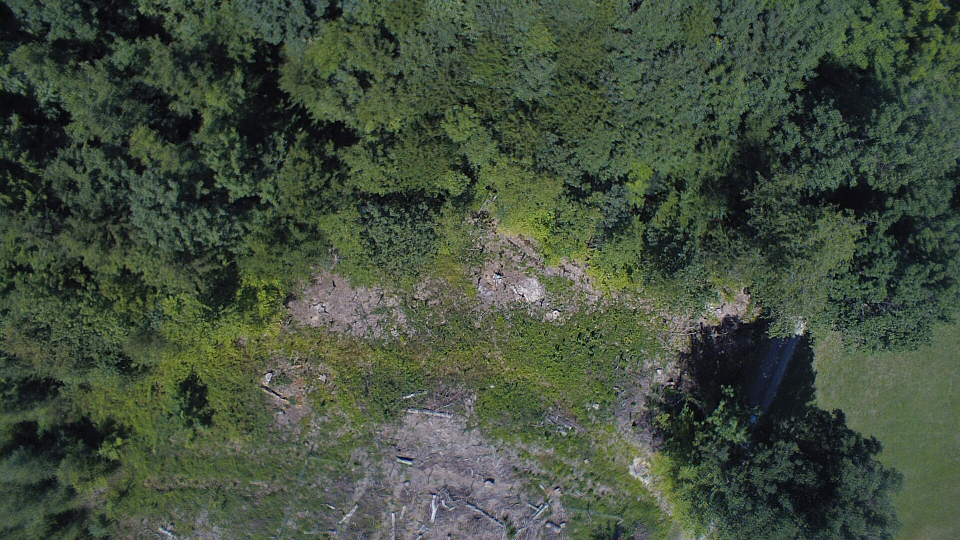
#> input picture Bilder/Eingabebilder/Bilder 16-07-22/Flugroute 2/YUN00002.jpg, 1920 x 1080 px, found by its file name (shown at 1/2 size)
$ python skript1_hsv.py
#> lines starting #> are read from the running program, lines starting #| are printed output that depends on the picture; long printed decimals are rounded
#> further down, im is the input picture: PIL image 1920x1080 RGB; mean R, G, B 66.6, 78.5, 61.5
### Programme/hilfsfunktionen.py
# Funktionen, die in verschiedenen Skripten an mehreren Stellen benötigt werden und daher in eine Extra-.Datei ausgelagert wurden

from PIL import Image
import numpy as np
import math

def rgb_to_hsv(r,g,b):
    #r, g, b: numpy-Arrays, die jeweils die R, G, B Werte von len(r) Farbtripeln enthalten
    #Gibt die np-Arrays h, s, v zurück, die díe berechneten H, S, V Werte der RGB-Farbtripel enthalten
    #Quelle für die Umrechnungsformel RGB -> HSV: https://www.rapidtables.com/convert/color/rgb-to-hsv.html
    r = r / 255.0
    g = g / 255.0
    b = b / 255.0

    max_value = np.maximum(r, np.maximum(g, b))
    min_value = np.minimum(r, np.minimum(g, b))
    dif = max_value-min_value

    h = np.zeros(r.shape)
    s = np.zeros(r.shape)
    v = np.zeros(r.shape)

    for i in range(len(r)):
        # h berechnen
        if max_value[i] == min_value[i]:
            pass #In diesem Fall ist h = 0. h auf 0 initialisiert
        elif max_value[i] == r[i]:
            h[i] = (60 * ((g[i]-b[i])/dif[i]) + 360) % 360
        elif max_value[i] == g[i]:
            h[i] = (60 * ((b[i]-r[i])/dif[i]) + 120) % 360
        elif max_value[i] == b[i]:
            h[i] = (60 * ((r[i]-g[i])/dif[i]) + 240) % 360

        # s berechnen
        if max_value[i] == 0:
            pass #s auf 0 initialisiert
        else:
            s[i] = (dif[i]/max_value[i])*100

        # v berechnen
        v[i] = max_value[i]*100

    return h, s, v

def scale_image(im: Image, new_width : int):
    # im: Bild, das skaliert werden soll
    # new_width: Breite des Ausgabebildes. Wenn die Höhe des Ausgabebilds größer ist als die Breite, wird stattdessen die Höhe skaliert
    # GIbt das skalierte Image-Objekt zurück
#> called with new_width = 1080
    if im.size[1] < im.size[0]:
        im = im.resize((new_width, round((new_width/im.size[0])*im.size[1])), resample=Image.BOX)
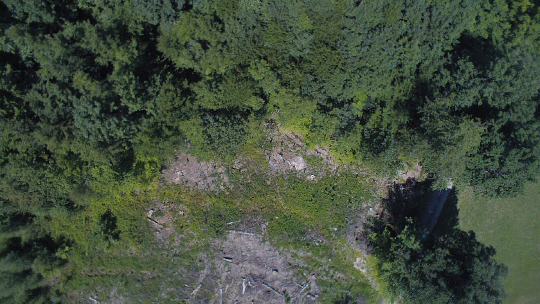
#> im: PIL image 1080x608 RGB (shown at 1/2 size); mean R, G, B 67, 78.9, 61.9
        return im
    else:
        return im.resize((round((new_width/im.size[1])*im.size[0]), new_width), resample=Image.BOX)

# [5 lines left out: function scale_image_based_on_width, not called in this run]


def mark_area(pix, pixel_indices):
    # pix: Die Pixel eines Bildes als np array, flattened (zweidimensional)
    # pixel_indicies: Die Indices der Pixel, die weiß eingefärbt werden sollen
    # Gibt ein weiß eingefärbtes Bild als zweidimensionalen np array zurück
    pix = np.array(pix)
    pix_flattened = pix.reshape(pix.shape[0]*pix.shape[1], -1)
    print(pix_flattened)
    pix_flattened[pixel_indices] = np.array([255,255,255])
    return pix_flattened.reshape(pix.shape[0], pix.shape[1], 3)

# [40 lines left out: functions distance, crop_luftbild_to_waermebild, merge_luftbild_waermebild, not called in this run]

### Programme/skript1_hsv.py
# Dient zur Auswertung von Luftbildern
# Vom Skript ermittelte Parameter: Grünanteil und Braunanteil
# Funktionsweise: Filter Pixel, bei denen das HSV-Farbtripel in einem von mehreren festgelegten Bereichen liegen
# Parameter: Dateipfad vom Luftbild und HSV-Farbbereiche (h_bereiche, s_bereiche, v_bereiche)

from PIL import Image
import numpy as np
import json
import matplotlib.pyplot as plt
import matplotlib.image as mpimg
import hilfsfunktionen
#Image.MAX_IMAGE_PIXELS = None # Ermöglicht das Einlesen größerer Bilder. Zeile nur aktivieren, wenn nötig

# Parameter
path_luftbild = "Bilder/Eingabebilder/Bilder 16-07-22/Flugroute 2/YUN00002.jpg" #Hier ist der Dateipfad zum Luftbild anzugeben, das ausgewertet werden soll
farbe = "grün" #Auszuwertender Farbanteil ("grün" oder "braun")
if farbe == "grün":
    # Grüne Farbbereiche:
    h_bereiche = [(60,180),(180,300)]
    s_bereiche = [(10,100),(1,25)]
    v_bereiche = [(0,100),(0,20)]
elif farbe == "braun":
    # Braune Farbbereiche:
    h_bereiche = [(0,60),(300,360)]
    s_bereiche = [(8,100),(8,100)]
    v_bereiche = [(0,100),(0,100)]
assert farbe == "grün" or farbe == "braun"

def parse_image(im, *, new_size):
    """
    Bild einlesen und verarbeiten

    Args:
        im (Image): Zu verarbeitendes Bild
        new_size (int): Gibt die Breite an, auf die das Bild vor der Auswertung skaliert werden soll
    """
    global pix
    global pixel_count

    im = hilfsfunktionen.scale_image(im, new_size)
    pix = np.array(im) #Image-Objekt in 3-dimensionalen np Array umwandeln

    if pix.shape[2] == 4:
        # Wenn das Bild Farbwerte im RGBA-Format hat, dann werden die A-Werte (Transparenz) gelöscht
        pix = np.delete(pix, 3, axis=2)
    if pix.shape[2] < 3:
        # Das Bild ist Schwarz-Weiß
        print("Fehler: Luftbild nicht farbig")
        exit()

    r, g, b = pix[:,:,0].flatten(), pix[:,:,1].flatten(), pix[:,:,2].flatten() #Erzeugen von eindimensionalen np Arrays mit den R, G, B Werten aller Pixel
    h, s, v = hilfsfunktionen.rgb_to_hsv(r, g, b) # Konvertieren nach HSV
    pixel_count = len(h) # Pixelanzahl speichern
#> pixel_count = 656640
    return h, s, v

def filter_pixels(im, h_bereiche, s_bereiche, v_bereiche, *, new_size=1080):
    """
    Filtert alle Pixel heraus, bei denen die HSV-Werte in einem der Farbbereiche liegen
    Diese Funktion kann auch von anderen Skripten importiert und ausgeführt werden

    Args:
        im (Image): Das Bild, für das alle Indices zurückgegeben werden sollen
        h_bereiche (list), s_bereiche (list) und v_bereiche (list): Definieren die zu filternden Farbbereiche
        new_size (int): Gibt die Breite an, auf die das Bild vor der Auswertung skaliert werden soll (standardmäßig 1080 Pixel)
    Returns:
        np.array: Indices aller Pixel, die in einem der Farbbereiche liegen liegen
        np.array: Das Eingabebild als dreidimensionales numpy array
    """

    h, s, v = parse_image(im, new_size=new_size)

    indices_aller_farbbereiche = []
    for bereich in range(len(h_bereiche)):
        index_hbereich = np.intersect1d(np.where(h >= h_bereiche[bereich][0])[0], np.where(h <= h_bereiche[bereich][1])[0])
        index_sbereich = np.intersect1d(np.where(s >= s_bereiche[bereich][0])[0], np.where(s <= s_bereiche[bereich][1])[0])
        index_vbereich = np.intersect1d(np.where(v >= v_bereiche[bereich][0])[0], np.where(v <= v_bereiche[bereich][1])[0])
        indices_aller_farbbereiche.append( np.intersect1d(np.intersect1d(index_hbereich, index_sbereich), index_vbereich) )
#> after the loop, indices_aller_farbbereiche = 2 items

    return np.concatenate(indices_aller_farbbereiche), pix

# Globale Variablen initialisieren
pix = None
pixel_count = None

# Farbbereiche filtern und Ergebnis ausgeben

if __name__ == "__main__": # Die if-Abfrage sorgt dafür, dass dieser Programmteil nicht autom. ausgeführt wird, wenn das Skript von einem anderen Skript importiert wird
    im = Image.open(path_luftbild)
    im.show()

    pixel_indices, pix = filter_pixels(im, h_bereiche, s_bereiche, v_bereiche)
    print("[Skript 1] Anteil Pixel in den Farbbereichen:", len(pixel_indices)*100 / pixel_count, "%")
#| [Skript 1] Anteil Pixel in den Farbbereichen: 79.599 %
    pix_marked = hilfsfunktionen.mark_area(pix, pixel_indices)
#> (printed output is left out)
#> in mark_area, `return pix_flattened.reshape(pix.shape[0], pix.shape[1], 3)`:
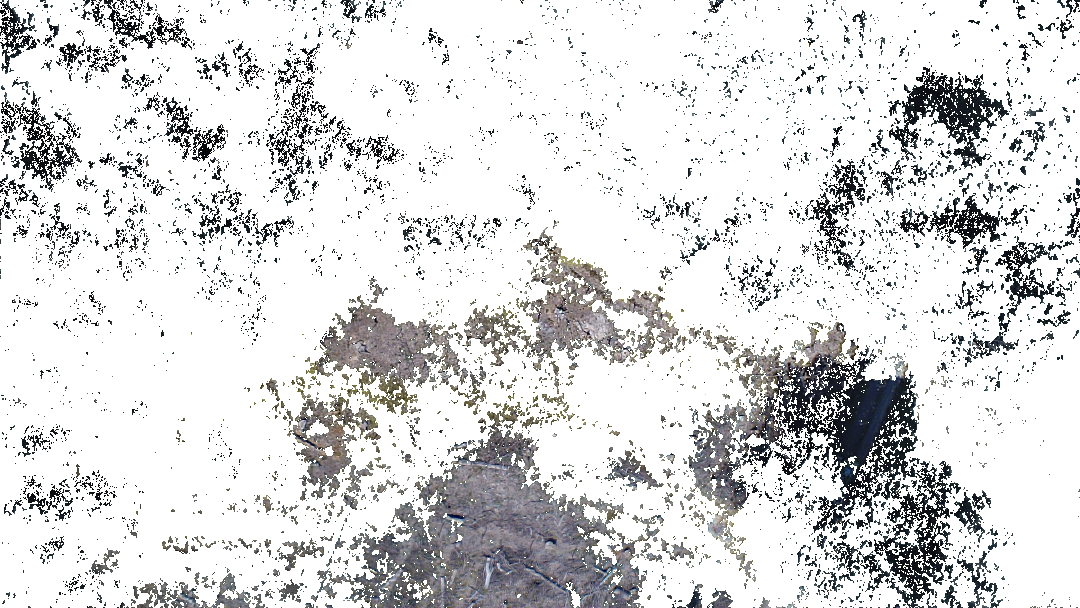
#> returned value: shape (608, 1080, 3); mean of channels 0, 1, 2 217.2, 217.5, 218; drawn as R, G, B
    imgplot = plt.imshow(pix_marked)
    plt.title("[Skript 1] Pixel in den Farbbereichen")
    plt.show()

$ run again, with Bilder/Eingabebilder/Bilder 09-02-23/Flugroute 1/YUN00002.jpg copied over Bilder/Eingabebilder/Bilder 16-07-22/Flugroute 2/YUN00002.jpg
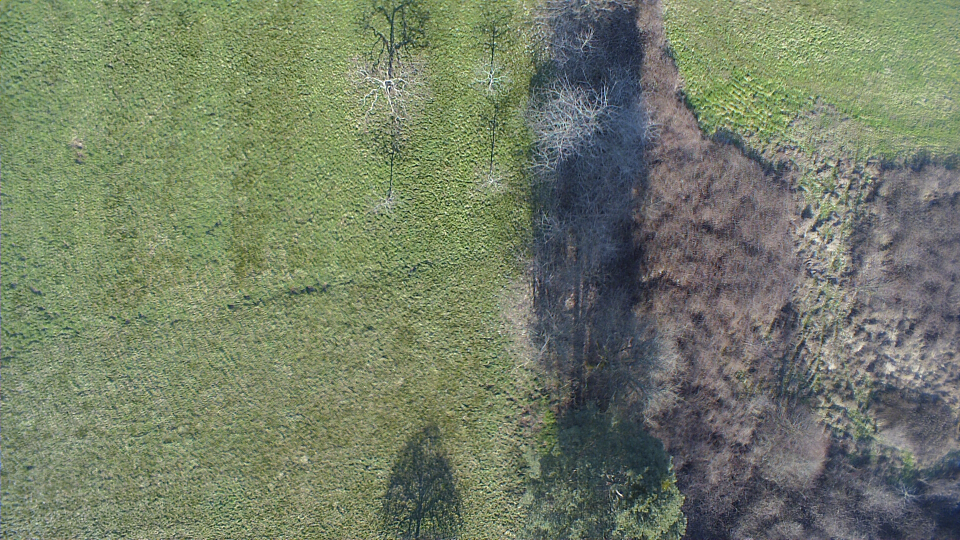
#> input picture Bilder/Eingabebilder/Bilder 09-02-23/Flugroute 1/YUN00002.jpg, 1920 x 1080 px, found by its file name (shown at 1/2 size)
#> im is the input picture: PIL image 1920x1080 RGB; mean R, G, B 115.4, 125.5, 103.1
#> in scale_image, `im = im.resize((new_width, round((new_width/im.size[0])*im.size[1])), ..`:
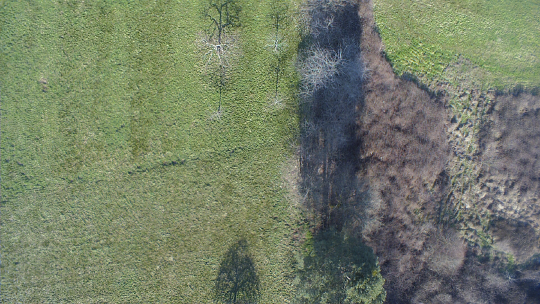
#> im: PIL image 1080x608 RGB (shown at 1/2 size); mean R, G, B 115.8, 125.8, 103.5
#> pixel_count = 656640
#> after the loop in filter_pixels, `for bereich in range(len(h_bereiche)):`: indices_aller_farbbereiche = 2 items
#| [Skript 1] Anteil Pixel in den Farbbereichen: 63.330 %
#> (printed output is left out)
#> in mark_area, `return pix_flattened.reshape(pix.shape[0], pix.shape[1], 3)`:
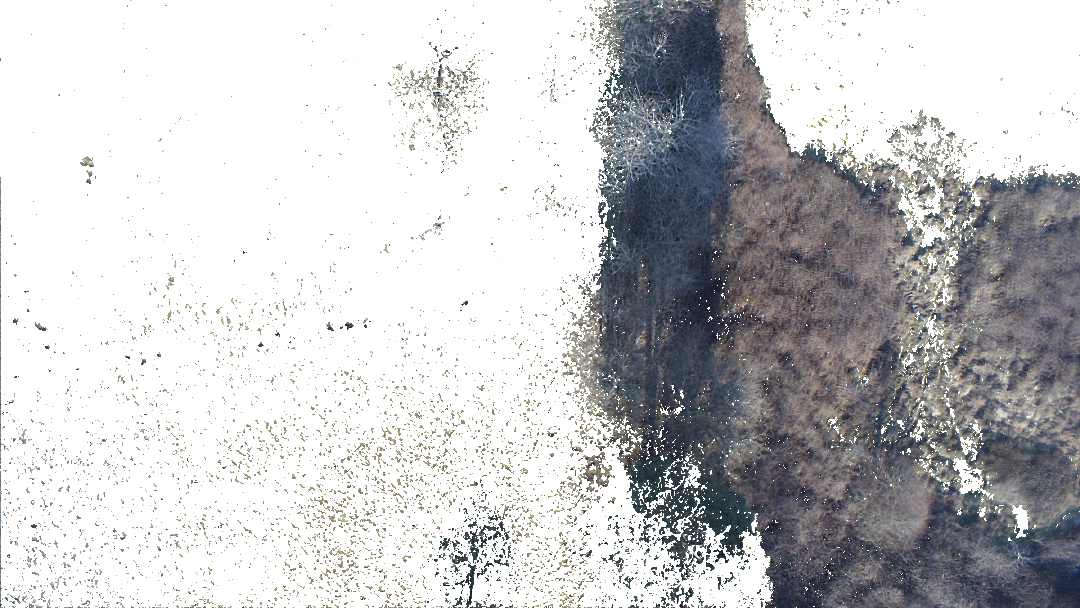
#> returned value: shape (608, 1080, 3); mean of channels 0, 1, 2 198.1, 198.4, 200; drawn as R, G, B

$ run again, with Bilder/Eingabebilder/Bilder 16-07-22/Flugroute 2/YUN00001.jpg copied over Bilder/Eingabebilder/Bilder 16-07-22/Flugroute 2/YUN00002.jpg
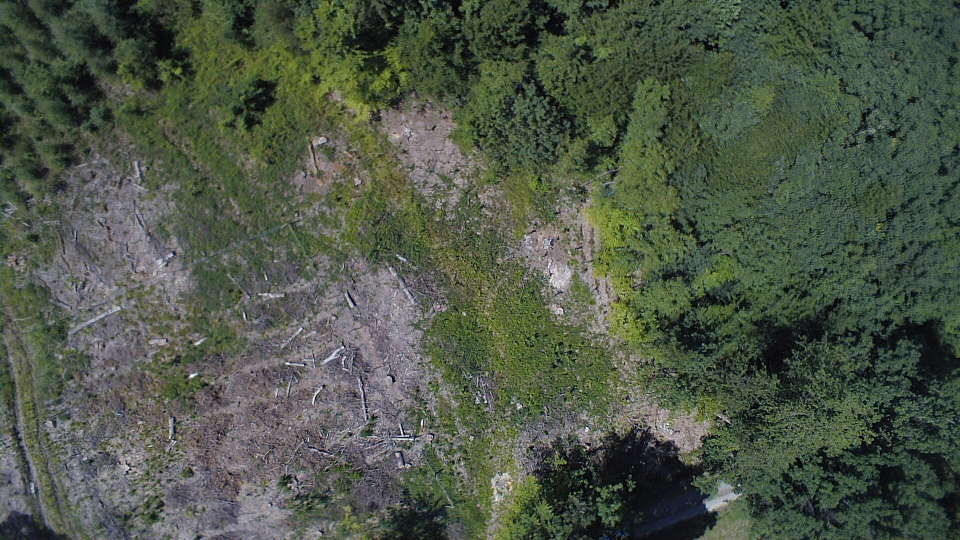
#> input picture Bilder/Eingabebilder/Bilder 16-07-22/Flugroute 2/YUN00001.jpg, 1920 x 1080 px, found by its file name (shown at 1/2 size)
#> im is the input picture: PIL image 1920x1080 RGB; mean R, G, B 77.8, 87.3, 71.4
#> in scale_image, `im = im.resize((new_width, round((new_width/im.size[0])*im.size[1])), ..`:
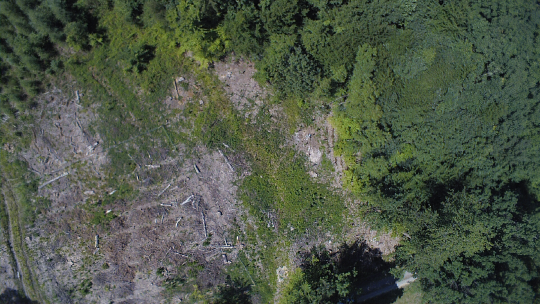
#> im: PIL image 1080x608 RGB (shown at 1/2 size); mean R, G, B 78.2, 87.6, 71.8
#> pixel_count = 656640
#> after the loop in filter_pixels, `for bereich in range(len(h_bereiche)):`: indices_aller_farbbereiche = 2 items
#| [Skript 1] Anteil Pixel in den Farbbereichen: 69.623 %
#> (printed output is left out)
#> in mark_area, `return pix_flattened.reshape(pix.shape[0], pix.shape[1], 3)`:
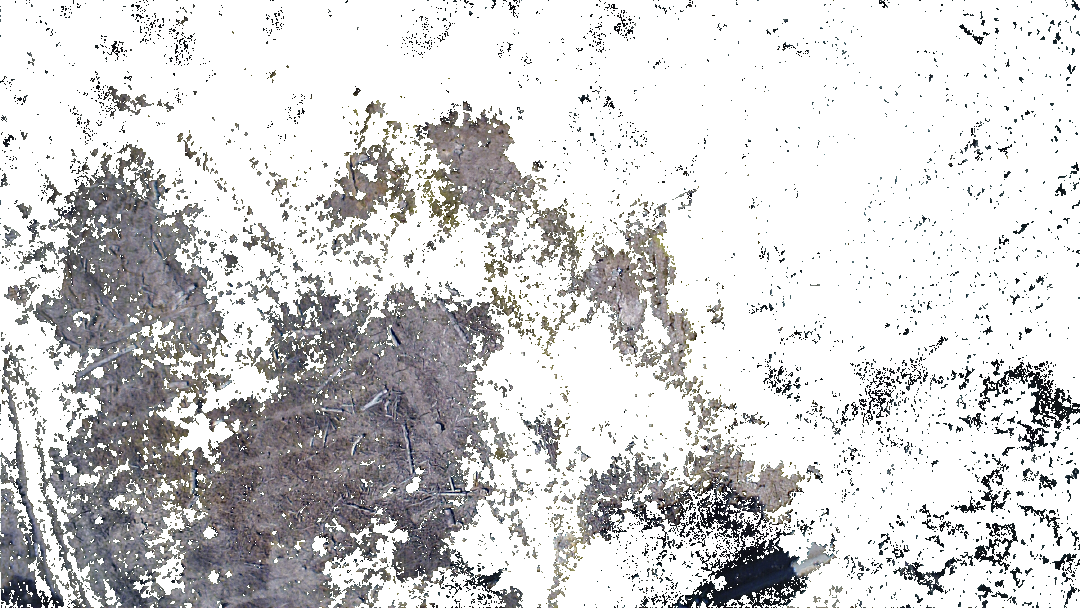
#> returned value: shape (608, 1080, 3); mean of channels 0, 1, 2 208, 207.5, 208.1; drawn as R, G, B
